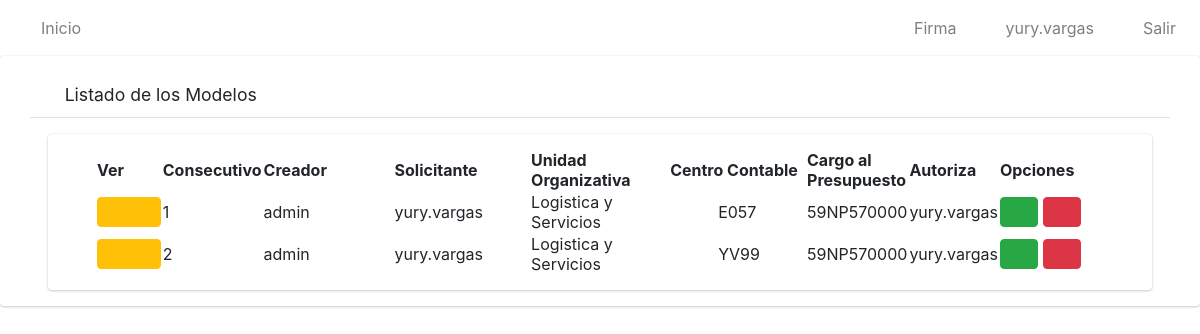
The app's page /listar_modelos/ (signed in), older data.
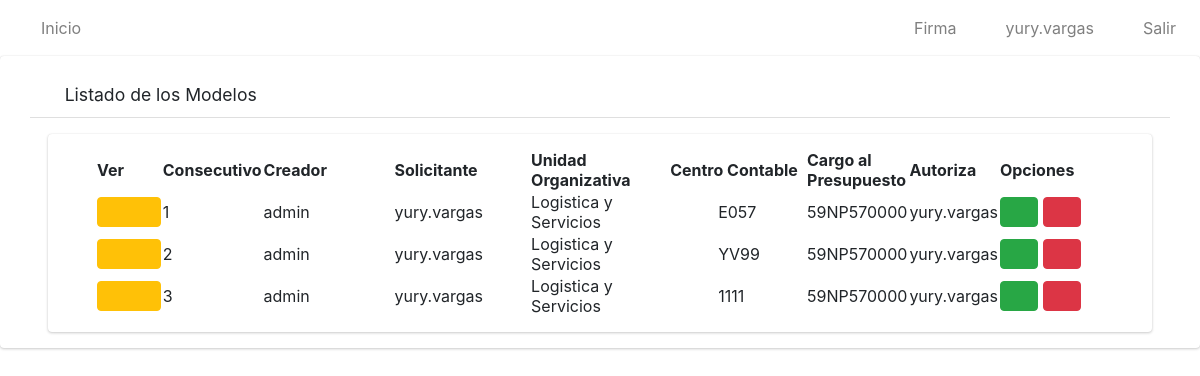
The same page, newer data.
### app/models.py (models this page shows, shortened)
class Modelo(models.Model):
    nombre=models.CharField(max_length=50)
    solicitante=models.CharField(max_length=50)
    unidad_organizativa=models.CharField(max_length=100)
    c_contable=models.CharField(max_length=4)
    consec=models.IntegerField()
    solicitudes=models.ManyToManyField(Solicitud)
    parleg=models.CharField(max_length=20)
    autoriza=models.CharField(max_length=50)
    cargo_presupuesto=models.CharField(max_length=20)

### app/views.py (the view)
# urls.py: path('listar_modelos/', ModeloListView.as_view(), name='listarMod'),
class ModeloListView(ListView):
    model = Modelo
    template_name = 'modelos/listar.html'
    @method_decorator(login_required)
    def dispatch(self, request, *args, **kwargs):
        return super().dispatch(request,*args,** kwargs)
    def get_context_data(self, **kwargs):
        context = super().get_context_data(**kwargs)
        lista_solicitantes=[]
        modelos=Modelo.objects.all()
        pos=0
        for i in modelos:
            lista_solicitantes.append(i.solicitudes.first().solicitante)
        context['title'] = "Listado de Solicitudes"
        context['solicitantes'] = lista_solicitantes
        return context

### app/templates/modelos/listar.html
{% extends 'base.html' %}
{% load static %}
{% block content %}
    <div class=" card card-default">
        <div class="card-header px-3 mb-3 mt-3 container">
            <h3 class="card-title">
            <i class="fas fa-search"></i>
                Listado de los Modelos
            </h3>
            </div>
        <div class="card card-body content-header mx-5 px-5">
            <table id="myTable" class="display" style="width: 100%;">
                <thead>
                    <tr>
                        <th>Ver</th>
                        <th style="width: 2cm">Consecutivo</th>
                        <th>Creador</th>
                        <th>Solicitante</th>
                        <th>Unidad Organizativa</th>
                        <th>Centro Contable</th>
                        <th>Cargo al Presupuesto</th>
                        <th>Autoriza</th>
                        <th style="width: 3cm">Opciones</th>
                    </tr>
                </thead>
                <tbody>
                    {% for i in object_list %}
                    <tr>
                        <td style="width: 1cm"><a href="{% url 'solicitudModel' i.id%}" type="button" class="btn btn-warning">
                    <i class="fas fa-eye" style="width: 1cm"></i>
                </a></td>
                        <td style="width: 20px;">{{i.consec}}</td>
                        <td style="width: 150px;">{{i.nombre}}</td>
                        <td style="width: 150px;">{{i.solicitante}}</td>
                        <td style="width: 150px;">{{i.unidad_organizativa}}</td>
                        <td style="width: 150px;"><div class="pl-5">{{i.c_contable}}</div></td>
                        <td>{{i.cargo_presupuesto}}</td>
                        <td>{{i.autoriza}}</td>
                        <td>
                <a href="#" type="button" class="btn btn-success">
                    <i class="fas fa-download"></i>
                </a>
                <a href="#" type="button" class="btn btn-danger">
                    <i class="fas fa-trash-alt"></i>
                </a></td>
                    </tr>
                    {% endfor %}
                </tbody>
            </table>
        </div>
    </div>
{% endblock %}

Row changes from the older to the newer data that the page shows:
added Modelo: consec "3", nombre "admin", solicitante "yury.vargas", unidad_organizativa "Logistica y Servicios", c_contable "1111", cargo_presupuesto "59NP570000", autoriza "yury.vargas"
